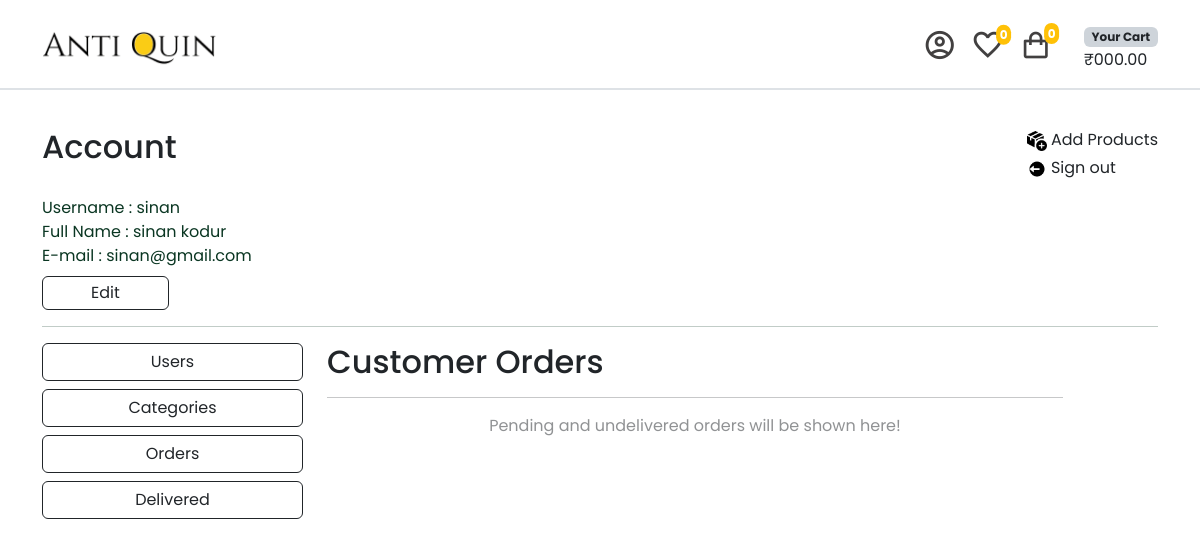
The page /account/orders/ (signed in) on the database as committed earlier.
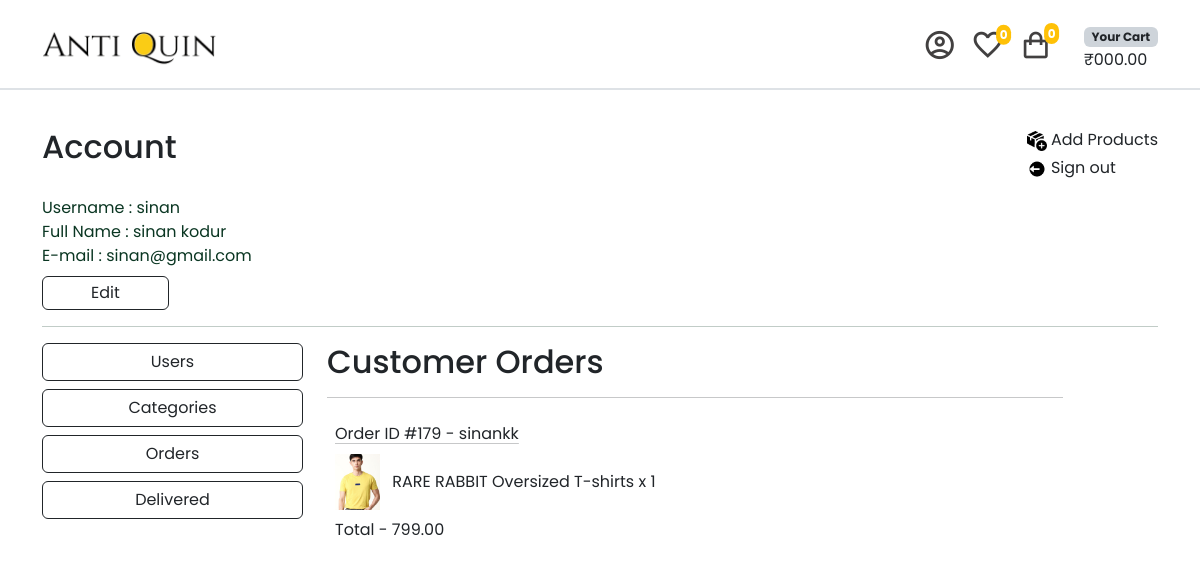
The same page on the database as committed later.
### order/models.py (models this page shows, shortened)
class OrderItem(models.Model):
    order = models.ForeignKey(Order, on_delete=models.CASCADE)
    product = models.ForeignKey(Product, on_delete=models.CASCADE)
    quantity = models.PositiveIntegerField()
    price = models.DecimalField(max_digits=10, decimal_places=2)
    subtotal = models.DecimalField(max_digits=10, decimal_places=2, blank=True, null=True)

class Order(models.Model):
    ORDERED = 'ordered'
    DISPATCHED = 'dispatched'
    DELIVERED = 'delivered'
    STATUS_CHOICES = (
        (ORDERED, 'Ordered'),
        (DISPATCHED, 'Dispatched'),
        (DELIVERED, 'Delivered')
    )
    user = models.ForeignKey(User, on_delete=models.CASCADE)
    first_name = models.CharField(max_length=100)
    last_name = models.CharField(max_length=100)
    email = models.EmailField(blank=True, null=True)
    address = models.TextField()
    pincode = models.IntegerField()
    place = models.CharField(max_length=100)
    phone = models.IntegerField()
    created_at = models.DateTimeField(auto_now_add=True)
    is_cancelled = models.BooleanField(default=False)
    is_delivered = models.BooleanField(default=False)
    paid = models.BooleanField(default=False)
    paid_amount = models.IntegerField(blank=True, null=True)
    status = models.CharField(max_length=20, choices=STATUS_CHOICES, default=ORDERED)
    def __str__(self):
        return f"Order ID #{self.id} - {self.user.username}"

### item/models.py (models this page shows, shortened)
class Product(models.Model):
    category = models.ForeignKey(
        Category, related_name="items", on_delete=models.CASCADE
    )
    name = models.CharField(max_length=255)
    description = models.CharField(max_length=255, null=True, blank=True)
    price = models.DecimalField(max_digits=10, decimal_places=2)
    image = models.ImageField(null=True, blank=True, upload_to="images/")
    is_sold = models.BooleanField(default=False)
    quantity = models.PositiveIntegerField(default=1)
    created_by = models.ForeignKey(User, related_name="items", on_delete=models.CASCADE)
    created_at = models.DateTimeField(auto_now_add=True)
    class Meta:
        verbose_name_plural = "Products"
        ordering = ("created_at",)

### account/views.py (the view)
# urls.py: path('orders/',views.orders_page, name='orders_page'),
@login_required
def orders_page(request):
    user = request.user
    orders = Order.objects.filter(user=user)
    undelivered_orders = Order.objects.filter(is_delivered=False)
    order_items = OrderItem.objects.filter(order__in=undelivered_orders)
    context = get_common_context(user)
    context.update({'orders': orders, 'order_items': order_items })
    return render(request, 'account/orders.html', context)

### account/views.py (called while the page is built)
def get_common_context(user):
    categories = Category.objects.all()
    products = Product.objects.all()
    user_cart, created = Cart.objects.get_or_create(user=user)
    cart_items = CartItem.objects.filter(cart=user_cart)
    product_count = cart_items.count()
    total = sum(item.product.price * item.quantity for item in cart_items)
    favourites = Favourite.objects.filter(user=user)
    fav_count = favourites.count()
    return {
        'categories': categories,
        'products': products,
        'total': total,
        'product_count': product_count,
        'fav_count': fav_count,
    }

### account/templates/account/orders.html (shortened to what this page needs)
{% extends "account/profile.html" %}
{% load static %}
{% block admin %}
   <div class="col-lg-8 col-md-8 col-12 mb-3">
        <h2>Customer Orders</h2>
        <hr>
        {% if order_items %}
            {% for order_item in order_items %}
                <div class="p-2 mb-2">
                    <div class="mb-2">
                        <a href="{% url "account:orders_details" order_item.order.id %}" class="link-dark link-offset-2 link-underline-opacity-25 link-underline-opacity-100-hover">
                            {{ order_item.order }}
                        </a>
                    </div>
                    <a href="{% url "item:detail" order_item.product.id %}"><img class="img-fluid object-fit-cover" width="45rem" src="{{ order_item.product.image.url }}"></a>
                    <span class="ps-2">
                        {{ order_item.product.name }}
                        {% if order_item.product.description %}
                           {{ order_item.product.description }}
                        {% endif %}
                        x {{ order_item.quantity }}
                    </span>
                    <div class="ms-auto mt-2">Total - {{ order_item.price }}</div>
                </div>
            {% endfor %}
        {% else %}
            <p class="text-center text-body-tertiary">
                Pending and undelivered orders will be shown here!
            </p>
        {% endif %}
    </div>
{% endblock admin %}

Rows that differ between the two databases and show on the page:
added OrderItem: order "Order ID #179 - sinankk", product.image (picture), product.name "RARE RABBIT", product.description "Oversized T-shirts", quantity "1", price "799.00"
Other text that changed with them:
text no longer shown: "Pending and undelivered orders will be shown here!"
